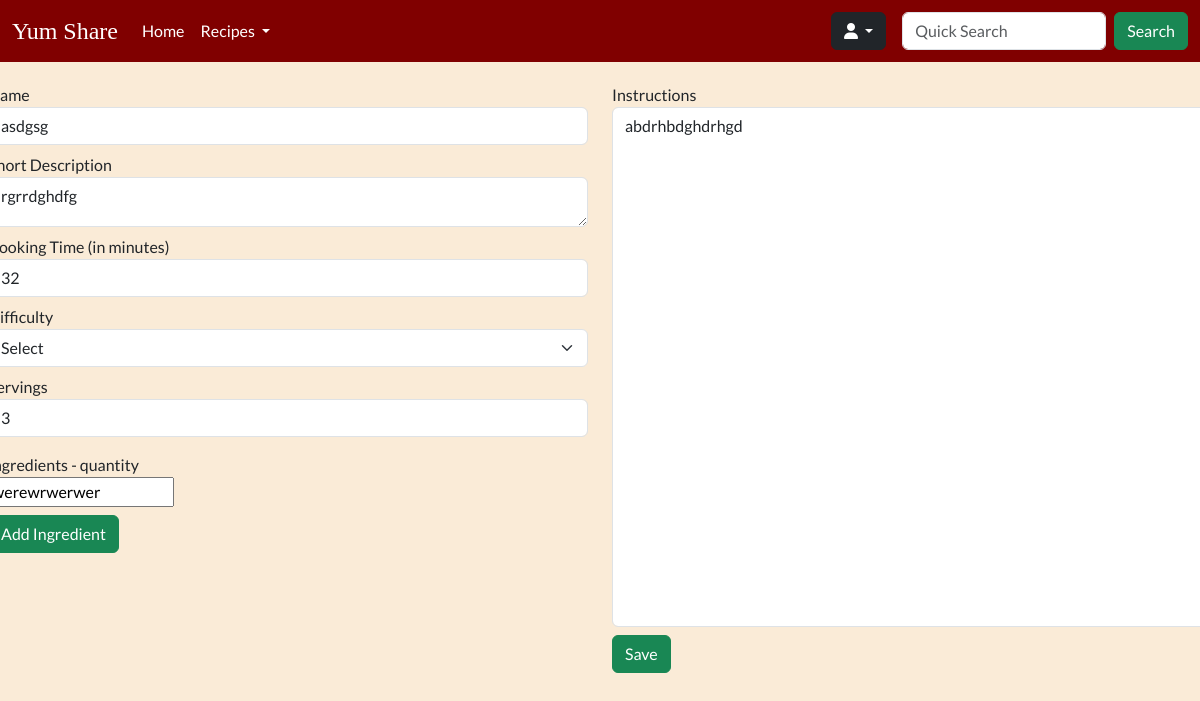
Screenshot of /recipe/edit?id=7 (signed in) with the database file from the repository.
### tables this page shows
CREATE TABLE `recipes` (
  `id` int NOT NULL AUTO_INCREMENT,
  `name` varchar(255) NOT NULL,
  `time` int NOT NULL,
  `difficulty` int DEFAULT NULL,
  `description` varchar(255) DEFAULT NULL,
  `instructions` text NOT NULL,
  `servings` int DEFAULT NULL,
  `image` varchar(255) DEFAULT NULL,
  `views` int DEFAULT '0',
  `user_id` int NOT NULL,
  `created` datetime NOT NULL,
  `ingredients` text NOT NULL,
  `updated` datetime DEFAULT NULL,
  `rating` int DEFAULT '0',
  PRIMARY KEY (`id`),
  KEY `user_id` (`user_id`),
  CONSTRAINT `recipes_ibfk_1` FOREIGN KEY (`user_id`) REFERENCES `users` (`id`) ON DELETE CASCADE
);

### Core/functions.php (called while the page is built, shortened)
<?php
function base_path($path)
{
    return BASE_PATH . $path;
}
function view($path, $attributes = [])
{
    extract($attributes);
    require base_path('views/' . $path);
}
function csvToArray($csv) {
    return explode(',', $csv);
}

### Http/controllers/recipes/edit.php (called while the page is built, shortened)
<?php
$recipeRepo = new RecipeRepository();
$recipe = $recipeRepo->findById($_GET['id']);
view('recipes/edit.view.php', [
    'recipe' => $recipe
]);

### public/index.php (called while the page is built, shortened)
<?php
require BASE_PATH . 'Core/functions.php';
require BASE_PATH . 'bootstrap.php';
$router = new Core\Router();
$url = parse_url($_SERVER['REQUEST_URI'])['path'];
$method = $_POST['_method'] ?? $_SERVER['REQUEST_METHOD'];
$router->route($url, $method);

### Core/App.php (called while the page is built, shortened)
<?php
class App
{
    protected static Container $container;
    public static function setContainer($container) {
        static::$container = $container;
    }
    public static function getContainer() {
        return static::$container;
    }
}

### config.php (called while the page is built)
<?php
return [
  'database' => [
      'host' => 'localhost',
      'port' => 3306,
      'dbname' => 'recipeapp'
  ]
];

### bootstrap.php (called while the page is built, shortened)
<?php
$container = new Container();
$container->bind('Core\Database', function () {
    $config = require base_path('config.php');
    return new Database($config['database']);
});

### Core/Database.php (called while the page is built, shortened)
<?php
class Database
{
    protected $connection;
    public function __construct($config, $username = 'root', $password = 'root')
    {
        $dsn = 'mysql:' . http_build_query($config, '', ';');
        $this->connection = new PDO($dsn, $username, $password, [
            PDO::ATTR_DEFAULT_FETCH_MODE => PDO::FETCH_ASSOC
        ]);
    }
    public function query($query, $params = []) {
        $this->statement = $this->connection->prepare($query);
        $this->statement->execute($params);
        return $this->statement;
    }
}

### Core/Container.php (called while the page is built, shortened)
<?php
class Container
{
    protected $bindings = [];
    public function bind($key, $value) {
        $this->bindings[$key] = $value;
    }
    public function resolve($key) {
        return call_user_func($this->bindings[$key]);
    }
}

### repositories/RecipeRepository.php (called while the page is built, shortened)
<?php
class RecipeRepository
{
    protected $db;
    public function __construct()
    {
        $this->db = App::getContainer()->resolve('Core\Database');
    }
    public function findById($recipeId) {
        $statement = "SELECT * FROM recipes WHERE id = :id";
        return $this->db->query($statement, [
           'id' => $recipeId
        ])->fetch();
    }
}

### views/recipes/edit.view.php (the view, shortened to what this page needs)
<!doctype html>
<html lang="en">
<head>
    <?php require BASE_PATH . 'public/resources/links/links.php' ?>
</head>
<body>
<header>
    <?php require base_path('views/partials/nav.view.php') ?>
</header>
<main>
    <div class="content">
        <form class="d-flex flex-row justify-content-center align-items-center" style="max-width: 1000px; margin: auto;" action="/recipe/update?id=<?= $recipe['id'] ?>" method="POST" enctype="multipart/form-data">
            <div class="d-flex flex-row justify-content-between gap-4">
                <div>
                    <label class="mt-2" for="name">Name</label>
                    <input class="form-control" type="text" name="name" id="name" value='<?= $_SESSION['_flash']['old']['name'] ?? $recipe['name'] ?? '' ?>'>
                    <label class="mt-2" for="description">Short Description</label>
                    <textarea class="form-control" name="description" id="description" style="width: 600px; height: 50px;"><?= $_SESSION['_flash']['old']['description'] ?? $recipe['description'] ?? ''  ?></textarea>
                    <label class="mt-2" for="name">Cooking Time (in minutes)</label>
                    <input class="form-control" type="number" name="time" id="time" value='<?= $_SESSION['_flash']['old']['time']  ?? $recipe['time'] ?? '' ?>'>
                    <label class="mt-2" for="difficulty">Difficulty</label>
                    <select name="difficulty" id="difficulty" class="form-select">
                        <option value="">Select</option>
                    </select>
                    <label class="mt-2" for="servings">Servings</label>
                    <input class="form-control" type="number" name="servings" id="servings" value='<?= $_SESSION['_flash']['old']['servings'] ?? $recipe['servings'] ?? ''  ?>'>
                    <div class="mt-3" id="ingredient-container">
                        <label class="d-block" for="ingredients">Ingredients - quantity</label>
                        <?php if (isset($_SESSION['_flash']['old']['ingredients'])) : ?>
                            <?php foreach ($_SESSION['_flash']['old']['ingredients'] as $ingredient) : ?>
                                <input type="text" name="ingredients[]" value="<?= $ingredient ?>" placeholder="eg. salt - 1 tablespoon">
                            <?php endforeach; ?>
                        <?php elseif(isset($recipe['ingredients'])) : ?>
                            <?php foreach (csvToArray($recipe['ingredients']) as $ingredient) : ?>
                                <input type="text" name="ingredients[]" value="<?= $ingredient ?>" placeholder="eg. salt - 1 tablespoon">
                            <?php endforeach; ?>
                        <?php else : ?>
                            <input type="text" name="ingredients[]" placeholder="eg. salt - 1 tablespoon">
                        <?php endif; ?>
                    </div>
                    <button class="btn btn-success mt-2" type="button" onclick="addIngredient()">Add Ingredient</button><br>
                </div>
                <div>
                    <label class="d-block mt-2" for="instructions">Instructions</label>
                    <textarea class="form-control" name="instructions" id="instructions" style="width: 600px; height: 520px;"><?= $_SESSION['_flash']['old']['instructions'] ?? $recipe['instructions'] ?? '' ?></textarea>
                    <button class="btn btn-success mt-2" type="submit">
                        Save
                    </button>
                </div>
            </div>
        </form>
    </div>
</main>
</body>

### Core/Router.php (shortened to what this page needs)
<?php
class Router
{
    protected $routes = [];
    public function add($url, $controller, $method) {
        $this->routes[] = [
            'url' => $url,
            'controller' => $controller,
            'method' => $method,
            'middleware' => null
        ];
        return $this;
    }
    public function only($key) {
        $this->routes[array_key_last($this->routes)]['middleware'] = $key;
        return $this;
    }
    public function route($url, $method) {
        foreach ($this->routes as $route) {
            if ($route['url'] === $url && $route['method'] === strtoupper($method)) {
                return require base_path('Http/controllers/' . $route['controller']);
            }
        }
    }
}

### views/partials/nav.view.php (shortened to what this page needs)
<nav class="navbar navbar-expand-lg text-white fixed-top">
    <?php if (isset($_SESSION['user'])) : ?>
        <div class="container-fluid">
            <?php $brandLink = isset($_SESSION['user']) ? '/home' : '/' ?>
            <a class="heading navbar-brand text-white fs-4" href="<?= $brandLink ?>">Yum Share</a>
            <div class="collapse navbar-collapse" id="navbarSupportedContent">
                <ul class="navbar-nav me-auto mb-2 mb-lg-0">
                    <li class="nav-item">
                        <a class="nav-link active text-white" aria-current="page" href="/home"><span class="gray-hover">Home</span></a>
                    </li>
                    <li class="nav-item dropdown">
                        <a class="nav-link dropdown-toggle text-white" href="#" role="button" data-bs-toggle="dropdown" aria-expanded="false">
                            <span class="gray-hover">Recipes</span>
                        </a>
                    </li>
                </ul>
                <div class="nav-item btn-group dropdown me-3 mb-3 mb-lg-0">
                    <button type="button" class="btn btn-dark dropdown-toggle" data-bs-toggle="dropdown" aria-expanded="false">
                        <i class="fa-solid fa-user"></i>
                    </button>
                </div>
                <form class="d-flex" role="search" action="/search" method="GET">
                    <input name="name" class="form-control me-2" type="search" placeholder="Quick Search" aria-label="Search">
                    <button class="btn btn-success" type="submit">Search</button>
                </form>
            </div>
        </div>
    <?php endif; ?>
</nav>

### public/resources/css/nav.css (style rules this page uses)
nav { background-color: #800000; }

### public/resources/css/general.css (style rules this page uses)
body { background-color: #FAEBD7; font-family: 'Lato', sans-serif; position: relative; }
main { position: relative; }
.content { padding-top: 75px; }
.heading { font-family: 'Playfair Display', serif; }

### rows the page displays
recipes: name "asdgsg", description "rgrrdghdfg", time "32", servings "3", ingredients "werewrwerwer", instructions "abdrhbdghdrhgd"
